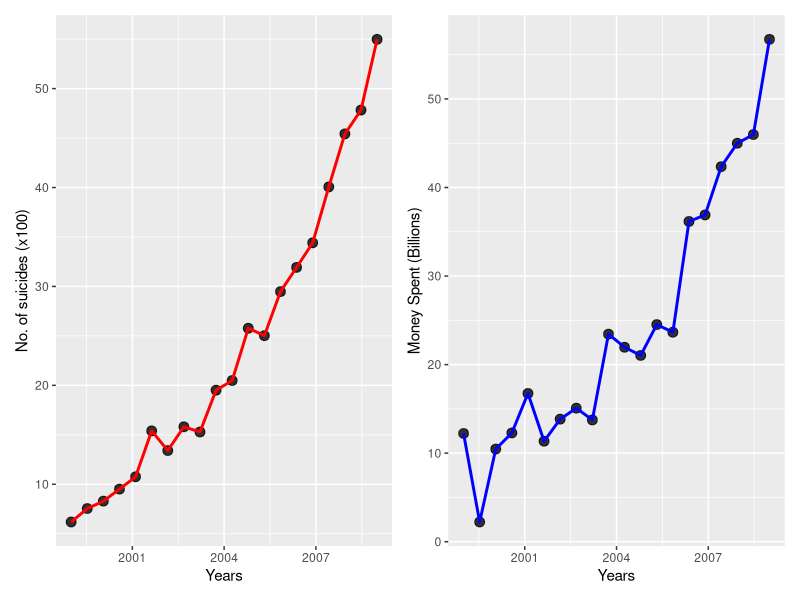

Reproduce this figure in R.
## ---- chunk 1
library(tidyverse)
library(patchwork)

#Number of entries 
n <- 20

# Create Hanging Suicides Data
hanging_suicide <- tibble(
  y = rnorm(n, exp(seq(from = 2, to = 4, length.out = n)), sd = 1),
  x = seq(from = 1999, to = 2009, length.out = n)
)

#Creating US spending data
US_spending <- tibble(
  y1 = rnorm(n, exp(seq(from = 2, to = 4, length.out = n)), sd = 3),
  x1 = seq(from = 1999, to = 2009, length.out = n)
)

p1 <- ggplot(hanging_suicide, aes(x = x, y = y)) +
  xlab("Years")+
  ylab("No. of suicides (x100)")+
  geom_point(size = 3, alpha = 0.8) +
  geom_line(linewidth = 1, color = 'red')
  
p2 <- ggplot(US_spending, aes(x = x1, y = y1)) +
  xlab("Years")+
  ylab("Money Spent (Billions)")+
  geom_point(size = 3, alpha = 0.8) +
  geom_line(linewidth = 1, color = 'blue')

p1 + p2
